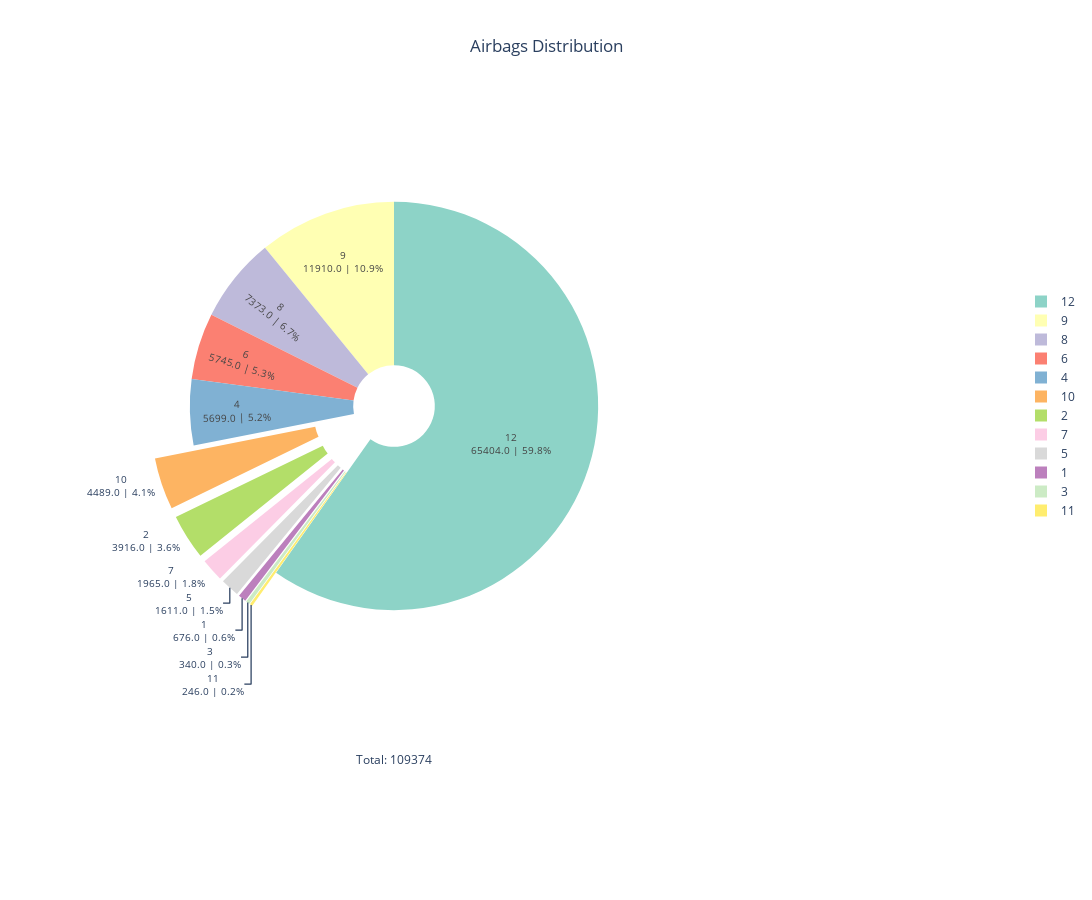

Source (notebook cell):
### Code cell
import plotly.express as px

# Calculate the threshold and other values
threshold = 5
total = data.airbags.value_counts().sum()
slice_percentages = (data.airbags.value_counts() / total) * 100

pull_values = [0.0 if p >= threshold else 0.2 for p in slice_percentages]
text_positions = ['inside' if p >= threshold else 'outside' for p in slice_percentages]

# Create a DataFrame with our calculated percentages
plot_df = pd.DataFrame({
    'names': data.airbags.value_counts().index,
    'values': data.airbags.value_counts().values,
    'percentages': slice_percentages
})

# Create the pie chart
fig = px.pie(
    plot_df,
    values='values',
    names='names',
    title="Airbags Distribution",
    color_discrete_sequence=px.colors.qualitative.Set3,
    hole=.2,
    custom_data=['percentages']  # Include our calculated percentages
)

fig.update_traces(
    textinfo='percent+label',
    textposition=text_positions,
    pull=pull_values,
    texttemplate='%{label}<br>%{value:.1f} | %{customdata[0]:.1f}%',  # Use our calculated percentages
    textfont=dict(size=10),
    insidetextorientation='auto',
)

fig.update_layout(
    showlegend=True,
    width=1200,
    height=900,
    title_x=0.5,
    legend=dict(
        orientation="v",
        yanchor="middle",
        y=0.5,
        xanchor="right",
        x=1.9
    ),
    annotations=[dict(
        text= "Total: " + str(total),
        showarrow=False,
        x=0.5,
        y=-0.1,
        xref="paper",
        yref="paper"
    )]
)

fig.show()

### Figure 1 — Plotly figure (JSON) as saved in the notebook; plotly's stock layout.template omitted (floating-point values rounded to 4 significant figures)
{"data": [{"customdata": [[59.8], [10.89], [6.741], [5.253], [5.211], [4.104], [3.58], [1.797], [1.473], [0.6181], [0.3109], [0.2249]], "domain": {"x": [0, 1], "y": [0, 1]}, "hole": 0.2, "hovertemplate": "label=%{label}<br>value=%{value}<extra></extra>", "insidetextorientation": "auto", "labels": [12, 9, 8, 6, 4, 10, 2, 7, 5, 1, 3, 11], "legendgroup": "", "name": "", "pull": [0, 0, 0, 0, 0, 0.2, 0.2, 0.2, 0.2, 0.2, 0.2, 0.2], "showlegend": true, "textfont": {"size": 10}, "textinfo": "percent+label", "textposition": ["inside", "inside", "inside", "inside", "inside", "outside", "outside", "outside", "outside", "outside", "outside", "outside"], "texttemplate": "%{label}<br>%{value:.1f} | %{customdata[0]:.1f}%", "type": "pie", "values": [65404, 11910, 7373, 5745, 5699, 4489, 3916, 1965, 1611, 676, 340, 246]}], "layout": {"annotations": [{"showarrow": false, "text": "Total: 109374", "x": 0.5, "xref": "paper", "y": -0.1, "yref": "paper"}], "height": 900, "legend": {"orientation": "v", "tracegroupgap": 0, "x": 1.9, "xanchor": "right", "y": 0.5, "yanchor": "middle"}, "piecolorway": ["rgb(141,211,199)", "rgb(255,255,179)", "rgb(190,186,218)", "rgb(251,128,114)", "rgb(128,177,211)", "rgb(253,180,98)", "rgb(179,222,105)", "rgb(252,205,229)", "rgb(217,217,217)", "rgb(188,128,189)", "rgb(204,235,197)", "rgb(255,237,111)"], "showlegend": true, "title": {"text": "Airbags Distribution", "x": 0.5}, "width": 1200}}
